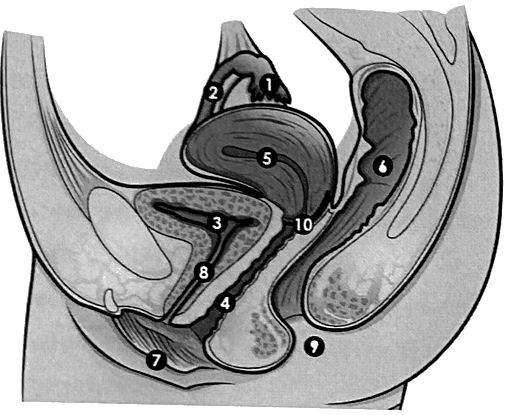
#> input picture unit-reproduction/fig/fside.png, 508 x 415 px
$ python -i crop.py   (imports and definitions only)
#> lines starting #> are read from the running program, lines starting #| are printed output that depends on the picture; after the words box and inside, x2 and y2 are one past the last pixel; in counts of white or black regions, pixels touching at a corner belong together
#> further down, picture is the input picture: shape (415, 508, 3); min 0, max 255, mean 168.8
#!/usr/bin/env python3
"""Crop booklet figures from the phone photos (spec 3.7).

For each figure: rotate the page photo upright, cut the located box, push
unsaturated off-white paper to white (dark and coloured pixels are kept),
paint out the given handwriting rectangles, then trim the border by pixel
scan to about 5 px of white. Output: fig/<name>.png plus fig/<name>.json
holding the crop size and the edge points where printed leader arrows
leave the crop (found by scanning the edge columns), which shared.sty uses
to place the letter labels.
"""
import json, os, sys
import cv2
import numpy as np

HERE = os.path.dirname(os.path.abspath(__file__))
UNIT = os.path.dirname(HERE)
SRC = os.path.join(UNIT, "src", "pages")
FIG = os.path.join(UNIT, "fig")

# name: (page image, rotation, box x0 y0 x1 y1 in the upright image,
#        rectangles to paint white, relative to the box)
# [1 line not run here, left out]


def whiten(im, level=198):
#> called with level = 198
    hsv = cv2.cvtColor(im, cv2.COLOR_BGR2HSV)
#> hsv: shape (415, 508, 3); mean H, S, V 0, 0, 168.8
    v = hsv[..., 2].astype(np.float32)
    s = hsv[..., 1]
#> s: shape (415, 508); every value is 0
    # local paper level: a large max filter of V (the paper is the brightest
    # thing in any 121 px window, even inside a grey-filled drawing), smoothed
    bg = cv2.dilate(hsv[..., 2], np.ones((121, 121), np.uint8))
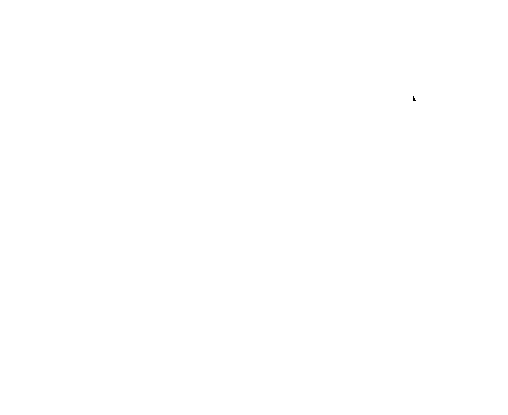
#> bg: shape (415, 508); values 230 (black) and 255 (white), 100% white; black in thin lines or dots, all inside (x1, y1, x2, y2) = (413, 96, 416, 101)
    bg = cv2.GaussianBlur(bg, (0, 0), 25).astype(np.float32)
#> bg: shape (415, 508) float32; every value is 255
    norm = np.clip(v / np.maximum(bg, 1) * 255, 0, 255)
    out = cv2.cvtColor(im, cv2.COLOR_BGR2GRAY).astype(np.float32)
    out = np.clip(out / np.maximum(bg, 1) * 255, 0, 255)
    paper = (norm > level) & (s < 60)
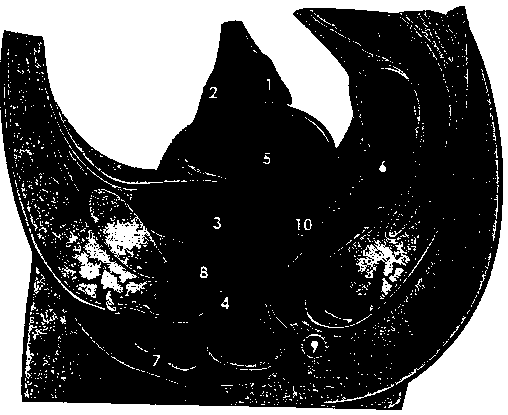
#> paper: shape (415, 508) bool; 31.6% white; 1396 white regions (1333 under 20 px), largest, box (x1, y1, x2, y2) and area: (0, 0, 508, 415) 57053, (103, 213, 156, 267) 1028, (83, 230, 137, 293) 803
    out[paper] = 255
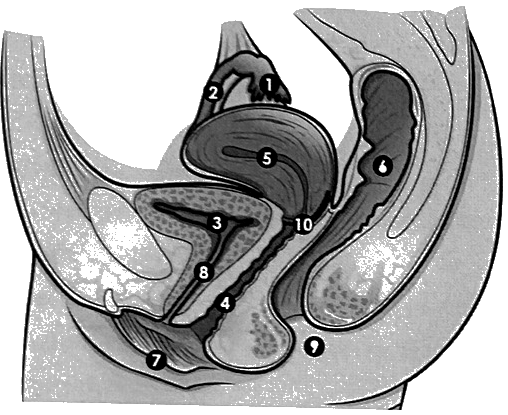
#> out: shape (415, 508) float32; min 0, max 255, mean 171
    # gentle contrast stretch on the rest
    out = np.where(paper, 255, np.clip((out - 40) * 255 / (215 - 40), 0, 255))
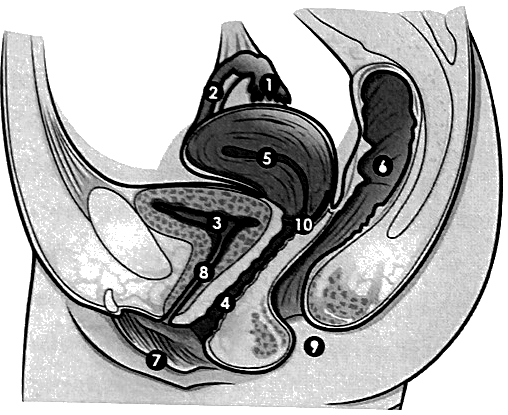
#> out: shape (415, 508) float32; min 0, max 255, mean 176.6
    return out.astype(np.uint8)


# [58 lines left out: functions despeckle, trim, main, not called in this run]


# [2 lines not run here, left out]

>>> import cv2
>>> picture = cv2.imread('../fig/fside.png')
>>> result = whiten(picture)
